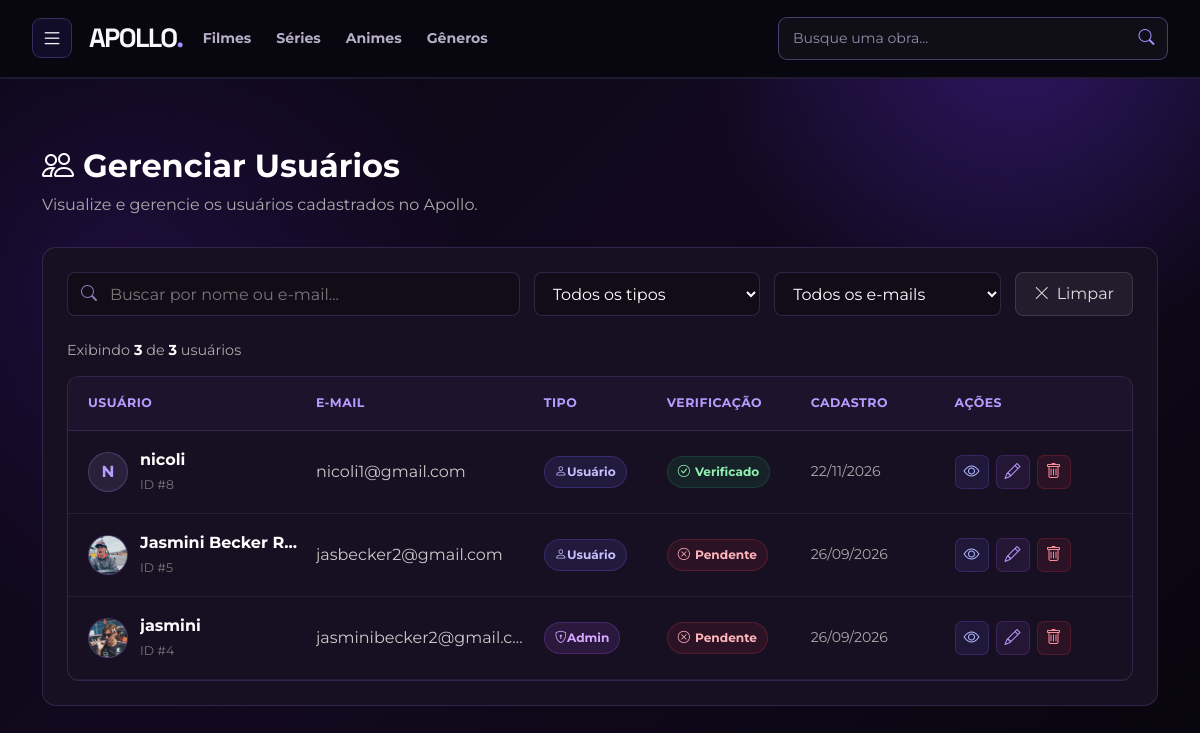
Screenshot of /adm/GerenciarUsuarios.php (signed in) with the database file from the repository.
### tables this page shows
CREATE TABLE `usuarios` (
  `id` int UNSIGNED NOT NULL,
  `nome` varchar(120) NOT NULL,
  `email` varchar(150) NOT NULL,
  `senha` varchar(255) NOT NULL,
  `tipo` enum('usuario','admin') NOT NULL DEFAULT 'usuario',
  `email_verificado` tinyint(1) NOT NULL DEFAULT '0',
  `foto` varchar(500) DEFAULT NULL,
  `bio` varchar(255) DEFAULT NULL,
  `criado_em` timestamp NULL DEFAULT CURRENT_TIMESTAMP
);

### www/includes/functions.php (called while the page is built, shortened)
<?php
$host = 'mysql';
$banco = 'pi_apollo';
$usuario = 'root';
$senhaBanco = '1234';
function conectarBanco()
{
    global $host, $banco, $usuario, $senhaBanco;
    static $conexao = null;
    if ($conexao === null) {
        $dsn = "mysql:host=$host;port=3306;dbname=$banco;charset=utf8mb4";
        $conexao = new PDO(
            $dsn,
            $usuario,
            $senhaBanco,
            [
                PDO::ATTR_ERRMODE => PDO::ERRMODE_EXCEPTION,
                PDO::ATTR_DEFAULT_FETCH_MODE => PDO::FETCH_ASSOC
            ]
        );
    }
    return $conexao;
}
function e($texto)
{
    return htmlspecialchars($texto ?? '', ENT_QUOTES, 'UTF-8');
}
function buscarTodosUsuarios()
{
    $conexao = conectarBanco();
    $sql = "
        SELECT
            id,
            nome,
            email,
            tipo,
            email_verificado,
            foto,
            bio,
            criado_em
        FROM usuarios
        ORDER BY criado_em DESC
    ";
    $consulta = $conexao->query($sql);
    return $consulta->fetchAll();
}

### www/adm/GerenciarUsuarios.php (the view, shortened to what this page needs)
<?php
require_once __DIR__ . '/../includes/functions.php';
$busca = trim($_GET['busca'] ?? '');
$filtroTipo = $_GET['tipo'] ?? '';
$filtroVerificado = $_GET['verificado'] ?? '';
$usuarios = buscarTodosUsuarios();
$usuariosFiltrados = array_filter(
    $usuarios,
    function ($usuario) use ($busca, $filtroTipo, $filtroVerificado) {
        if ($busca !== '') {
            $textoBusca = mb_strtolower($busca, 'UTF-8');
            $nome = mb_strtolower($usuario['nome'] ?? '', 'UTF-8');
            $email = mb_strtolower($usuario['email'] ?? '', 'UTF-8');
            if (
                mb_strpos($nome, $textoBusca, 0, 'UTF-8') === false &&
                mb_strpos($email, $textoBusca, 0, 'UTF-8') === false
            ) {
                return false;
            }
        }
        if ($filtroTipo !== '') {
            if (($usuario['tipo'] ?? '') !== $filtroTipo) {
                return false;
            }
        }
        if ($filtroVerificado !== '') {
            $verificado = (int) ($usuario['email_verificado'] ?? 0);
            if ($filtroVerificado === '1' && $verificado !== 1) {
                return false;
            }
            if ($filtroVerificado === '0' && $verificado !== 0) {
                return false;
            }
        }
        return true;
    }
);
?>
<!DOCTYPE html>
<html lang="pt-BR">
<head>
    <link
        href="https://cdn.jsdelivr.net/npm/bootstrap@5.3.8/dist/css/bootstrap.min.css"
        rel="stylesheet"
    >
    <link
        rel="stylesheet"
        href="https://cdn.jsdelivr.net/npm/bootstrap-icons@1.13.1/font/bootstrap-icons.min.css"
    >
    <link
        rel="stylesheet"
        href="../css/styles.css"
    >
</head>
<body>
<header>
    <?php include '../menu.php'; ?>
</header>
<main class="container py-5">
    <div class="admin-cabecalho">
        <h1>
            <i class="bi bi-people"></i>
            Gerenciar Usuários
        </h1>
        <p>
            Visualize e gerencie os usuários cadastrados no Apollo.
        </p>
    </div>
    <section class="admin-secao">
        <form method="GET" class="filtros-usuarios">
            <div class="campo-filtro">
                <input
                    type="text"
                    name="busca"
                    placeholder="Buscar por nome ou e-mail..."
                    value="<?= e($busca) ?>"
                >
            </div>
            <div class="campo-filtro">
                <select name="tipo">
                    <option value="">Todos os tipos</option>
                </select>
            </div>
            <div class="campo-filtro">
                <select name="verificado">
                    <option value="">Todos os e-mails</option>
                </select>
            </div>
            <div>
                <a
                    href="GerenciarUsuarios.php"
                    class="botao-limpar"
                >
                    <i class="bi bi-x-lg"></i>
                    Limpar
                </a>
            </div>
        </form>
        <div class="usuarios-info">
            <span>
                Exibindo
                <strong><?= count($usuariosFiltrados) ?></strong>
                de
                <strong><?= count($usuarios) ?></strong>
                usuários
            </span>
        </div>
        <div class="tabela-usuarios">
            <div class="tabela-usuarios-cabecalho">
                <div>Usuário</div>
                <div>E-mail</div>
                <div>Tipo</div>
                <div>Verificação</div>
                <div class="coluna-data">Cadastro</div>
                <div>Ações</div>
            </div>
            <?php if (empty($usuariosFiltrados)): ?>
                <div class="sem-usuarios">
                    <i class="bi bi-person-x"></i>
                    <div>
                        Nenhum usuário encontrado.
                    </div>
                </div>
            <?php else: ?>
                <?php foreach ($usuariosFiltrados as $usuario): ?>
                    <?php
                    $id = (int) $usuario['id'];
                    $nome = $usuario['nome'] ?? '';
                    $email = $usuario['email'] ?? '';
                    $tipo = $usuario['tipo'] ?? 'usuario';
                    $verificado = (int) ($usuario['email_verificado'] ?? 0);
                    $foto = $usuario['foto'] ?? null;
                    $criadoEm = $usuario['criado_em'] ?? null;
                    $inicial = mb_strtoupper(
                        mb_substr($nome, 0, 1, 'UTF-8'),
                        'UTF-8'
                    );
                    ?>
                    <div class="tabela-usuarios-linha">
                        <div class="usuario-nome">
                            <div class="usuario-avatar">
                                <?php if (!empty($foto)): ?>
                                    <img
                                        src="<?= e($foto) ?>"
                                        alt="Foto de <?= e($nome) ?>"
                                    >
                                <?php else: ?>
                                    <?= e($inicial) ?>
                                <?php endif; ?>
                            </div>
                            <div class="usuario-nome-texto">
                                <strong>
                                    <?= e($nome) ?>
                                </strong>
                                <span class="usuario-id">
                                    ID #<?= $id ?>
                                </span>
                            </div>
                        </div>
                        <div class="usuario-email">
                            <?= e($email) ?>
                        </div>
                        <div>
                            <?php if ($tipo === 'admin'): ?>
                                <span class="badge-tipo badge-admin">
                                    <i class="bi bi-shield-lock"></i>
                                    Admin
                                </span>
                            <?php else: ?>
                                <span class="badge-tipo badge-usuario">
                                    <i class="bi bi-person"></i>
                                    Usuário
                                </span>
                            <?php endif; ?>
                        </div>
                        <div>
                            <?php if ($verificado === 1): ?>
                                <span class="badge-verificado">
                                    <i class="bi bi-check-circle"></i>
                                    Verificado
                                </span>
                            <?php else: ?>
                                <span class="badge-nao-verificado">
                                    <i class="bi bi-x-circle"></i>
                                    Pendente
                                </span>
                            <?php endif; ?>
                        </div>
                        <div class="coluna-data data-cadastro">
                            <?php
                            if (!empty($criadoEm)) {
                                echo date('d/m/Y', strtotime($criadoEm));
                            } else {
                                echo '-';
                            }
                            ?>
                        </div>
                        <div class="acoes-usuario">
                            <button
                                type="button"
                                class="botao-acao-usuario botao-visualizar"
                                title="Visualizar"
                                data-bs-toggle="modal"
                                data-bs-target="#modalVisualizar<?= $id ?>"
                            >
                                <i class="bi bi-eye"></i>
                            </button>
                            <button
                                type="button"
                                class="botao-acao-usuario botao-editar"
                                title="Editar"
                                data-bs-toggle="modal"
                                data-bs-target="#modalEditar<?= $id ?>"
                            >
                                <i class="bi bi-pencil"></i>
                            </button>
                            <button
                                type="button"
                                class="botao-acao-usuario botao-excluir"
                                title="Excluir"
                                data-bs-toggle="modal"
                                data-bs-target="#modalExcluir<?= $id ?>"
                            >
                                <i class="bi bi-trash"></i>
                            </button>
                        </div>
                    </div>
                <?php endforeach; ?>
            <?php endif; ?>
        </div>
    </section>
</main>
</body>
</html>

### rows the page displays
usuarios: nome "N", nome "nicoli", id "8", email "nicoli1@gmail.com", tipo "usuario" (drawn), email_verificado 1 (drawn), criado_em "22/11/2026"
usuarios: foto (picture), nome "Jasmini Becker R…", id "5", email "jasbecker2@gmail.com", tipo "usuario" (drawn), email_verificado 0 (drawn), criado_em "26/09/2026"
usuarios: foto (picture), nome "jasmini", id "4", email "jasminibecker2@gmail.c…", tipo "admin" (drawn), email_verificado 0 (drawn), criado_em "26/09/2026"

### other values shown
count($usuariosFiltrados) "3"
count($usuarios) "3"
